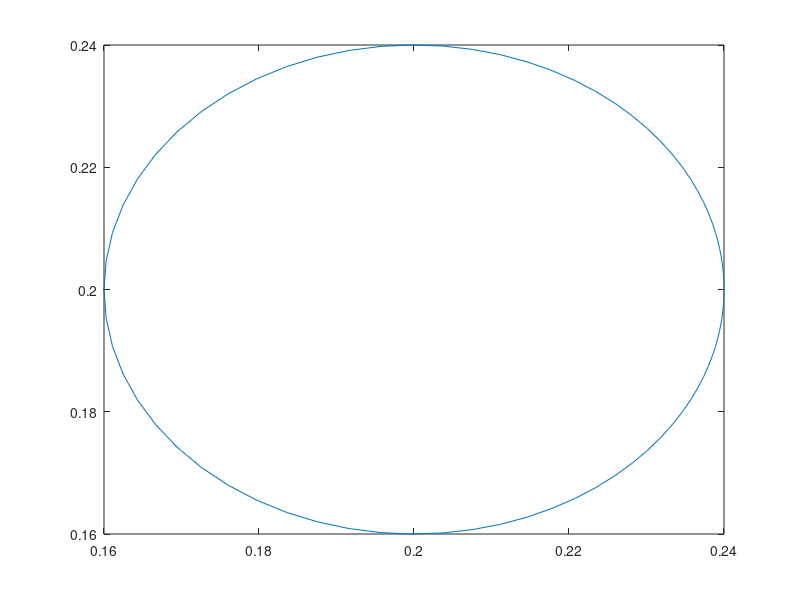
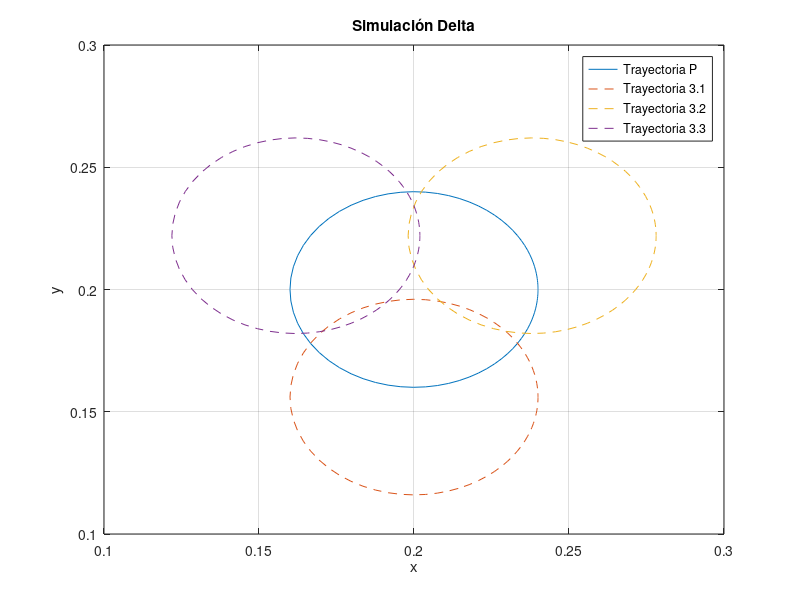

Recreate these plots in MATLAB, in order.
%%%%%Trayectoria y la ubicacion de los sistemas {3i}


%Parametros de circulo

xc = 0.2; %m
yc = 0.2;   %m
rcir =  0.04;   %M

thetac_in = 0;
thetac_fin = 2*pi;

t_total = 10;
t_incr = 0.1;

t_sim = 0:t_incr:t_total;

thetac = thetac_in+((10/t_total^3)*t_sim.^3-(15/t_total^4)*t_sim.^4+(6/t_total^5)*t_sim.^5)*(thetac_fin-thetac_in);

xp = xc+rcir*cos(thetac);
yp = yc+rcir*sin(thetac);

figure
plot(xp,yp)


%%%%Ubicación del sistema 3_1
%%Orientación fija
theta_0P = 0;
rmovil = 0.044; %m

x3_1 = xp+rmovil*cos(theta_0P-pi/2);
y3_1 = yp+rmovil*sin(theta_0P-pi/2);


%%%%Ubicación del sistema 3_2
%%Orientación fija

x3_2 = xp+rmovil*cos(theta_0P+pi/6);
y3_2 = yp+rmovil*sin(theta_0P+pi/6);

%%%%Ubicación del sistema 3_2
%%Orientación fija

x3_3 = xp+rmovil*cos(theta_0P+5*pi/6);
y3_3 = yp+rmovil*sin(theta_0P+5*pi/6);

figure
plot(xp,yp,'-',x3_1,y3_1,'--',x3_2,y3_2,'--',x3_3,y3_3,'--')
title('Simulación Delta')
xlabel('x')
ylabel('y')
legend('Trayectoria {P}','Trayectoria {3.1}','Trayectoria {3.2}','Trayectoria {3.3}')
grid on



